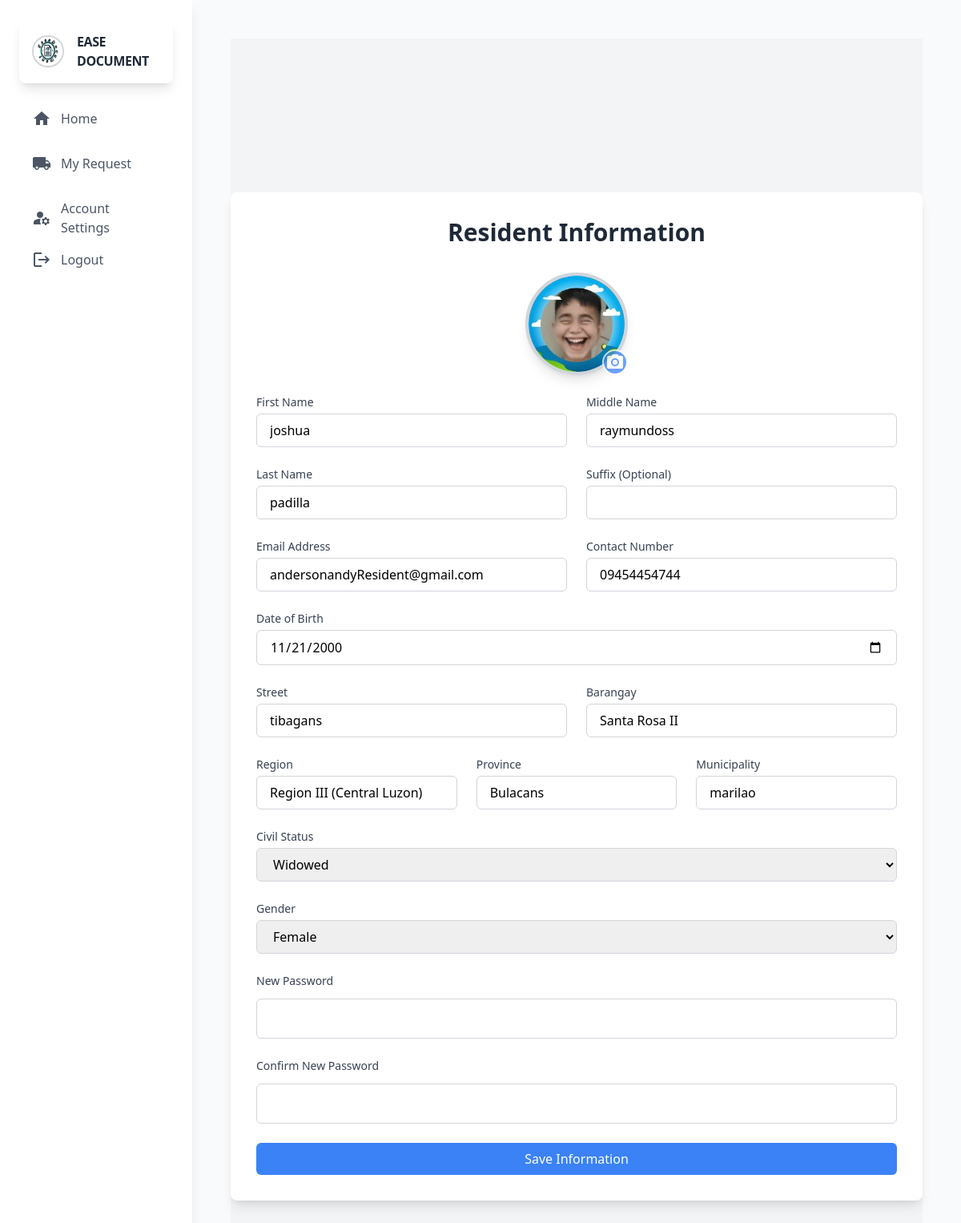
The app's page /resident/account_setting.php (signed in) with its own data.
### tables this page shows
CREATE TABLE `resident` (
  `r_id` int(11) NOT NULL,
  `r_fname` varchar(60) NOT NULL,
  `r_mname` varchar(60) DEFAULT NULL,
  `r_lname` varchar(60) NOT NULL,
  `r_profile` varchar(255) NOT NULL,
  `r_valid_ids` varchar(255) NOT NULL,
  `r_suffix` varchar(20) DEFAULT NULL,
  `r_gender` varchar(20) NOT NULL,
  `r_civil_status` varchar(20) NOT NULL,
  `r_citizenship` varchar(20) NOT NULL,
  `r_bday` date NOT NULL,
  `r_street` varchar(60) NOT NULL,
  `r_region` varchar(60) NOT NULL,
  `r_province` varchar(60) NOT NULL,
  `r_municipality` varchar(60) NOT NULL,
  `r_barangay` varchar(60) NOT NULL,
  `r_contact_number` varchar(60) NOT NULL,
  `r_email` varchar(60) NOT NULL,
  `r_password` varchar(255) NOT NULL,
  `r_status` int(10) NOT NULL DEFAULT 1 COMMENT '0=archive,1=Verified,2=NotVerified',
  `r_howlong_living` varchar(60) DEFAULT NULL
);

### resident/backend/db.php (called while the page is built, shortened)
<?php
class db_connect
{
    public $host = db_host;
    public $user = db_user;
    public $pass = db_pass;
    public $name = db_name;
    public function connect()
    {
        try {
            $this->conn = new mysqli($this->host, $this->user, $this->pass, $this->name);
        } catch (\Throwable $th) {
            header("Location:setup.php");
        }
    }
}

### resident/backend/class.php (called while the page is built, shortened)
<?php
include ('db.php');
class global_class extends db_connect
{
public function check_account($r_id) {
        $query = "SELECT * FROM resident WHERE r_id = $r_id";
        $result = $this->conn->query($query);
        $items = [];
        if ($result && $result->num_rows > 0) {
            while ($row = $result->fetch_assoc()) {
                $items[] = $row;
            }
        }
        return $items;
    }
}
?>

### resident/account_setting.php (the view, shortened to what this page needs)
<?php include "components/header.php"; ?>
<div class="min-h-screen bg-gray-100 flex items-center justify-center">
    <div class="w-full max-w-4xl bg-white p-8 rounded-lg shadow-lg">
        <h2 class="text-3xl font-bold text-center mb-8 text-gray-800">Resident Information</h2>
        <form id='frmUpdateAccountSetting' class="space-y-6">
            <div class="flex justify-center mb-6">
                <div class="relative">
                    <img src="../upload_resident/<?=$result[0]['r_profile']?>" alt="Default Profile Picture" id="default-image" class="w-32 h-32 object-cover rounded-full border-4 border-gray-300 shadow-lg">
                    <label for="r_profile" class="absolute bottom-0 right-0 w-8 h-8 bg-blue-500 text-white rounded-full border-2 border-white cursor-pointer opacity-75 hover:opacity-100 flex items-center justify-center">
                        <i class="material-icons">camera_alt</i>
                    </label>
                </div>
            </div>
            <div class="grid grid-cols-1 md:grid-cols-2 gap-6">
                <div class="col-span-1">
                    <label for="r_fname" class="block text-sm font-medium text-gray-700">First Name</label>
                    <input type="text" id="r_fname" name="r_fname" value="<?= $result[0]['r_fname']?>" class="mt-1 block w-full px-4 py-2 border border-gray-300 rounded-md focus:outline-none focus:ring-2 focus:ring-blue-500" required>
                </div>
                <div class="col-span-1">
                    <label for="r_mname" class="block text-sm font-medium text-gray-700">Middle Name</label>
                    <input type="text" id="r_mname" name="r_mname" value="<?= $result[0]['r_mname']?>" class="mt-1 block w-full px-4 py-2 border border-gray-300 rounded-md focus:outline-none focus:ring-2 focus:ring-blue-500">
                </div>
                <div class="col-span-1">
                    <label for="r_lname" class="block text-sm font-medium text-gray-700">Last Name</label>
                    <input type="text" id="r_lname" name="r_lname" value="<?= $result[0]['r_lname']?>" class="mt-1 block w-full px-4 py-2 border border-gray-300 rounded-md focus:outline-none focus:ring-2 focus:ring-blue-500" required>
                </div>
                <div class="col-span-1">
                    <label for="r_suffix" class="block text-sm font-medium text-gray-700">Suffix (Optional)</label>
                    <input type="text" id="r_suffix" value="<?= $result[0]['r_suffix']?>" name="r_suffix" class="mt-1 block w-full px-4 py-2 border border-gray-300 rounded-md focus:outline-none focus:ring-2 focus:ring-blue-500">
                </div>
            </div>
            <div class="grid grid-cols-1 md:grid-cols-2 gap-6">
                <div class="col-span-1">
                    <label for="r_email" class="block text-sm font-medium text-gray-700">Email Address</label>
                    <input type="email" id="r_email" value="<?= $result[0]['r_email']?>" name="r_email" class="mt-1 block w-full px-4 py-2 border border-gray-300 rounded-md focus:outline-none focus:ring-2 focus:ring-blue-500" required>
                </div>
                <div class="col-span-1">
                    <label for="r_contact_number" class="block text-sm font-medium text-gray-700">Contact Number</label>
                    <input type="text" id="r_contact_number" value="<?= $result[0]['r_contact_number']?>" name="r_contact_number" class="mt-1 block w-full px-4 py-2 border border-gray-300 rounded-md focus:outline-none focus:ring-2 focus:ring-blue-500" required>
                </div>
            </div>
            <div class="mb-6">
                <label for="r_bday" class="block text-sm font-medium text-gray-700">Date of Birth</label>
                <input type="date" id="r_bday" name="r_bday" value="<?= $result[0]['r_bday']?>" class="mt-1 block w-full px-4 py-2 border border-gray-300 rounded-md focus:outline-none focus:ring-2 focus:ring-blue-500" required>
            </div>
            <div class="grid grid-cols-1 md:grid-cols-2 gap-6">
                <div class="col-span-1">
                    <label for="r_street" class="block text-sm font-medium text-gray-700">Street</label>
                    <input type="text" id="r_street" value="<?= $result[0]['r_street']?>"  name="r_street"  class="mt-1 block w-full px-4 py-2 border border-gray-300 rounded-md focus:outline-none focus:ring-2 focus:ring-blue-500" required>
                </div>
                <div class="col-span-1">
                    <label for="r_barangay" class="block text-sm font-medium text-gray-700">Barangay</label>
                    <input type="text" id="r_barangay" value="<?= $result[0]['r_barangay']?>"  name="r_barangay" class="mt-1 block w-full px-4 py-2 border border-gray-300 rounded-md focus:outline-none focus:ring-2 focus:ring-blue-500" required>
                </div>
            </div>
            <div class="grid grid-cols-1 md:grid-cols-3 gap-6">
                <div class="col-span-1">
                    <label for="r_region" class="block text-sm font-medium text-gray-700">Region</label>
                    <input type="text" id="r_region" value="<?= $result[0]['r_region']?>" name="r_region" class="mt-1 block w-full px-4 py-2 border border-gray-300 rounded-md focus:outline-none focus:ring-2 focus:ring-blue-500" required>
                </div>
                <div class="col-span-1">
                    <label for="r_province" class="block text-sm font-medium text-gray-700">Province</label>
                    <input type="text" id="r_province" value="<?= $result[0]['r_province']?>" name="r_province" class="mt-1 block w-full px-4 py-2 border border-gray-300 rounded-md focus:outline-none focus:ring-2 focus:ring-blue-500" required>
                </div>
                <div class="col-span-1">
                    <label for="r_municipality" class="block text-sm font-medium text-gray-700">Municipality</label>
                    <input type="text" id="r_municipality" value="<?= $result[0]['r_municipality']?>" name="r_municipality" class="mt-1 block w-full px-4 py-2 border border-gray-300 rounded-md focus:outline-none focus:ring-2 focus:ring-blue-500" required>
                </div>
            </div>
            <div class="mb-6">
                <label for="r_civil_status" class="block text-sm font-medium text-gray-700">Civil Status</label>
                <select id="r_civil_status" name="r_civil_status" class="mt-1 block w-full px-4 py-2 border border-gray-300 rounded-md focus:outline-none focus:ring-2 focus:ring-blue-500" required>
                    <option <?php if($result[0]['r_civil_status']=="Widowed"){ echo 'selected';} ?> value="Widowed">Widowed</option>
                </select>
            </div>
            <div class="mb-6">
                <label for="r_gender" class="block text-sm font-medium text-gray-700">Gender</label>
                <select id="r_gender" name="r_gender" class="mt-1 block w-full px-4 py-2 border border-gray-300 rounded-md focus:outline-none focus:ring-2 focus:ring-blue-500" required>
                    <option <?php if($result[0]['r_gender']=="Female"){ echo 'selected';} ?> value="Female">Female</option>
                </select>
            </div>
             <div class="mb-6">
                <label for="newPassword" class="block text-sm font-medium text-gray-700 mb-2">New Password</label>
                <input type="password" id="newPassword" name="newPassword" class="mt-1 p-3 border border-gray-300 rounded-md w-full focus:ring-indigo-500 focus:border-indigo-500" >
            </div>
            <div class="mb-6">
                <label for="confirmNewPassword" class="block text-sm font-medium text-gray-700 mb-2">Confirm New Password</label>
                <input type="password" id="confirmNewPassword" name="confirmNewPassword" class="mt-1 p-3 border border-gray-300 rounded-md w-full focus:ring-indigo-500 focus:border-indigo-500">
            </div>
            <div class="text-center">
                <button type="submit" id="btnSaveResidentInfo" class="w-full bg-blue-500 text-white py-2 px-4 rounded-md focus:outline-none focus:ring-2 focus:ring-blue-500">Save Information</button>
            </div>
        </form>
    </div>
</div>
<?php include "components/footer.php"; ?>

### resident/components/header.php (shortened to what this page needs)
<?php
include('backend/class.php');
$db = new global_class();
if (isset($_SESSION['r_id'])) {
    $r_id = intval($_SESSION['r_id']);
    $result = $db->check_account($r_id);
} else {
   header('location: index.php');
}
?>
<!DOCTYPE html>
<html lang="en">
<head>
  <script src="https://cdn.tailwindcss.com"></script>
  <link rel="stylesheet" href="https://cdnjs.cloudflare.com/ajax/libs/AlertifyJS/1.13.1/css/alertify.css" />
</head>
<body class="bg-gray-100 font-sans antialiased">
  <div class="min-h-screen flex flex-col lg:flex-row">
<aside id="sidebar" class="bg-white shadow-lg w-64 lg:w-1/5 xl:w-1/6 p-6 space-y-6 lg:static fixed inset-y-0 left-0 z-50 transform -translate-x-full lg:translate-x-0 transition-transform duration-300 ease-in-out">
  <div class="flex items-center space-x-4 p-4 bg-white rounded-lg shadow-lg hover:shadow-xl transition-shadow duration-300">
  <img src="../assets/logo.jpeg" alt="Logo" class="w-10 h-10 rounded-full border-2 border-gray-300 shadow-sm transform transition-transform duration-300 hover:scale-105">
  <h1 class="text-1xl font-bold text-gray-800 tracking-tight text-left lg:text-left hover:text-indigo-600 transition-colors duration-300">EASE DOCUMENT</h1>
</div>
  <nav class="space-y-4 text-left lg:text-left">
      <a href="index.php" class="flex items-center lg:justify-start space-x-3 text-gray-600 hover:text-blue-500 hover:bg-gray-100 px-4 py-2 rounded-md transition-all duration-300">
      <span class="material-icons">home</span>
          <span>Home</span>
      </a>
      <a href="MyRequest.php" class="flex items-center lg:justify-start space-x-3 text-gray-600 hover:text-blue-500 hover:bg-gray-100 px-4 py-2 rounded-md transition-all duration-300">
          <span class="material-icons">local_shipping</span>
          <span>My Request</span>
      </a>
      <a href="account_setting.php" class="flex items-center lg:justify-start space-x-3 text-gray-600 hover:text-blue-500 hover:bg-gray-100 px-4 py-2 rounded-md transition-all duration-300">
      <span class="material-icons">manage_accounts</span>
          <span>Account Settings</span>
      </a>
      <a href="logout.php">
          <button class="flex items-center lg:justify-start  space-x-3 text-gray-600 hover:text-red-500 hover:bg-gray-100 px-4 py-2 rounded-md transition-all duration-300">
              <span class="material-icons">logout</span>
              <span>Logout</span>
          </button>
        </a>
  </nav>
</aside>
    <main class="flex-1 bg-gray-50 p-8 lg:p-12">

### resident/components/footer.php (shortened to what this page needs)
 </main>
</div>
</body>
</html>

### records on screen
resident: r_profile (picture), r_fname "joshua", r_mname "raymundoss", r_lname "padilla", r_email "andersonandyResident@gmail.com", r_contact_number "09454454744", r_bday "11/21/2000", r_street "tibagans", r_barangay "Santa Rosa II", r_region "Region III (Central Luzon)", r_province "Bulacans", r_municipality "marilao", r_civil_status "Widowed", r_gender "Female"
